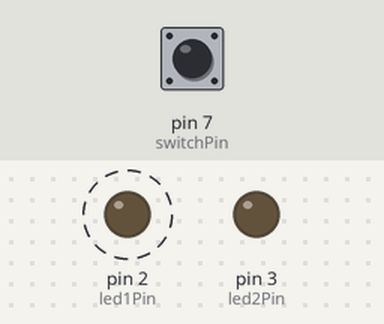
This sketch was run on a simulated Arduino Uno, built with avr-gcc and run on an emulated ATmega328P. Parts: output pins drawn as LEDs (lit = HIGH). Dashed ring = blinking. The test bench sets the inputs (shaded band); at power-on: pin 7 (switchPin) HIGH.

Above: at 0.5 s.
At 5.5 s:
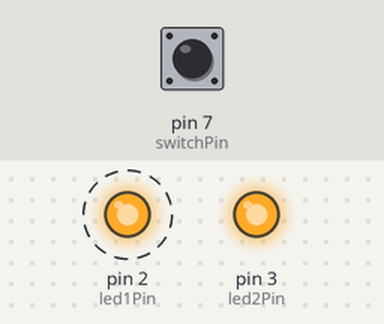
Timing chart, 0 to 7.8 s (numbered marks = the images above):
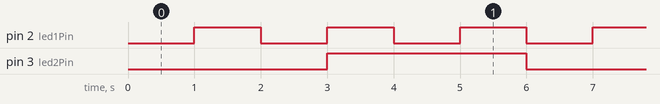

The sketch:

LED-ex1.const.ino
```cpp
// กำหนดขา Pin ที่ใช้งาน
const int led1Pin = 2;      // Pin สำหรับ LED ดวงที่ 1
const int led2Pin = 3;      // Pin สำหรับ LED ดวงที่ 2
const int switchPin = 7;    // Pin สำหรับสวิตช์

// ตัวแปรสำหรับจับเวลาของ LED 1
unsigned long previousMillis1 = 0;
const long intervalOn1 = 1000;   // เวลาที่ LED 1 ติด (1 วินาที)
const long intervalOff1 = 1000;  // เวลาที่ LED 1 ดับ (1 วินาที)
int led1State = LOW;             // สถานะปัจจุบันของ LED 1

// ตัวแปรสำหรับจับเวลาของ LED 2
unsigned long previousMillis2 = 0;
const long intervalOn2 = 3000;   // เวลาที่ LED 2 ติด (3 วินาที)
const long intervalOff2 = 3000;  // เวลาที่ LED 2 ดับ (3 วินาที)
int led2State = LOW;             // สถานะปัจจุบันของ LED 2

void setup() {
  // ตั้งค่า Pin Mode
  pinMode(led1Pin, OUTPUT);
  pinMode(led2Pin, OUTPUT);
  // ตั้งค่า Pin ของสวิตช์เป็น INPUT_PULLUP เพื่อใช้ตัวต้านทานภายในบอร์ด
  // เมื่อไม่กด สวิตช์จะมีสถานะเป็น HIGH, เมื่อกดจะเป็น LOW
  pinMode(switchPin, INPUT_PULLUP);
}

void loop() {
  // อ่านค่าเวลาปัจจุบันในทุกๆ รอบของ loop
  unsigned long currentMillis = millis();

  // อ่านสถานะของสวิตช์
  int switchState = digitalRead(switchPin);

  // --- ส่วนควบคุม LED ดวงที่ 1 ---
  if (switchState == LOW) { // ถ้าสวิตช์ถูกกด (LOW เพราะใช้ PULLUP)
    digitalWrite(led1Pin, HIGH); // ให้ LED 1 ติดค้าง
  } else { // ถ้าสวิตช์ไม่ได้ถูกกด
    // ทำงานกระพริบตามปกติ
    if (led1State == HIGH && currentMillis - previousMillis1 >= intervalOn1) {
      // ถ้า LED กำลังติด และครบเวลาที่กำหนดแล้ว
      led1State = LOW;  // เปลี่ยนสถานะเป็นดับ
      previousMillis1 = currentMillis; // บันทึกเวลาที่เปลี่ยนสถานะ
    } else if (led1State == LOW && currentMillis - previousMillis1 >= intervalOff1) {
      // ถ้า LED กำลังดับ และครบเวลาที่กำหนดแล้ว
      led1State = HIGH; // เปลี่ยนสถานะเป็นติด
      previousMillis1 = currentMillis; // บันทึกเวลาที่เปลี่ยนสถานะ
    }
    digitalWrite(led1Pin, led1State); // สั่งให้ LED แสดงผลตามสถานะ
  }

  // --- ส่วนควบคุม LED ดวงที่ 2 (ทำงานอิสระ) ---
  if (led2State == HIGH && currentMillis - previousMillis2 >= intervalOn2) {
    // ถ้า LED กำลังติด และครบเวลาที่กำหนดแล้ว
    led2State = LOW;  // เปลี่ยนสถานะเป็นดับ
    previousMillis2 = currentMillis; // บันทึกเวลาที่เปลี่ยนสถานะ
  } else if (led2State == LOW && currentMillis - previousMillis2 >= intervalOff2) {
    // ถ้า LED กำลังดับ และครบเวลาที่กำหนดแล้ว
    led2State = HIGH; // เปลี่ยนสถานะเป็นติด
    previousMillis2 = currentMillis; // บันทึกเวลาที่เปลี่ยนสถานะ
  }
  digitalWrite(led2Pin, led2State); // สั่งให้ LED แสดงผลตามสถานะ
}
```

Measured:
- by itself, pin 2 (led1Pin): alternates HIGH for 1.0 s and LOW for 1.0 s
- by itself, pin 3 (led2Pin): alternates HIGH for 3.0 s and LOW for 3.0 s
- by itself, everything shown: repeats every 6.0 s, in 6 steps
